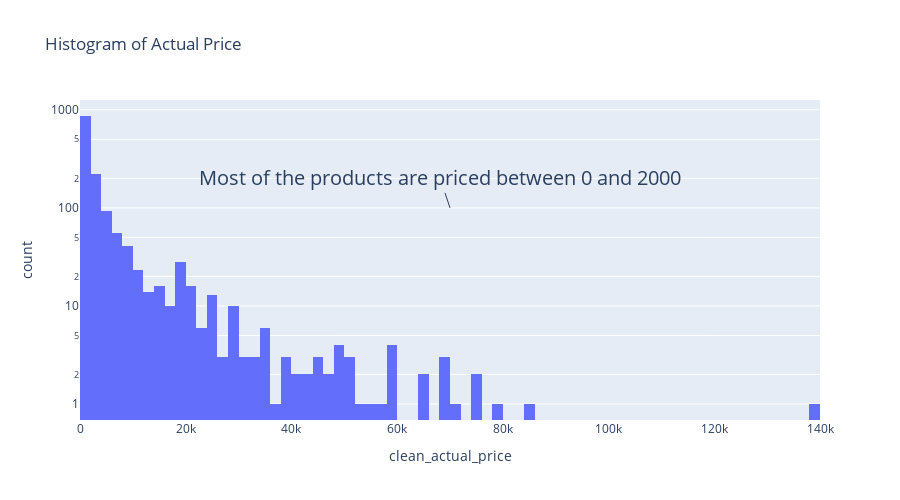

Notebook code cell kept with this figure:
### Code cell
# histogram of clean_actual_price
fig2 = px.histogram(df, x='clean_actual_price', nbins=100, height=500, log_y=True, title='Histogram of Actual Price')
conclusion = 'Most of the products are priced between 0 and 2000'
fig2.add_annotation(x=70000, y=2, text=conclusion, font_size=20)
fig2.show()

### Figure 1 — Plotly figure (JSON) as saved in the notebook; plotly's stock layout.template omitted (floating-point values rounded to 4 significant figures; data arrays with more than 128 entries replaced by an {"elided": "..."} marker saying what was removed)
{"data": [{"alignmentgroup": "True", "bingroup": "x", "hovertemplate": "clean_actual_price=%{x}<br>count=%{y}<extra></extra>", "legendgroup": "", "marker": {"color": "#636efa", "pattern": {"shape": ""}}, "name": "", "nbinsx": 100, "offsetgroup": "", "orientation": "v", "showlegend": false, "type": "histogram", "x": {"elided": "1465 float values"}, "xaxis": "x", "yaxis": "y"}], "layout": {"annotations": [{"font": {"size": 20}, "text": "Most of the products are priced between 0 and 2000", "x": 70000, "y": 2}], "barmode": "relative", "height": 500, "legend": {"tracegroupgap": 0}, "title": {"text": "Histogram of Actual Price"}, "xaxis": {"anchor": "y", "domain": [0, 1], "title": {"text": "clean_actual_price"}}, "yaxis": {"anchor": "x", "domain": [0, 1], "title": {"text": "count"}, "type": "log"}}}
